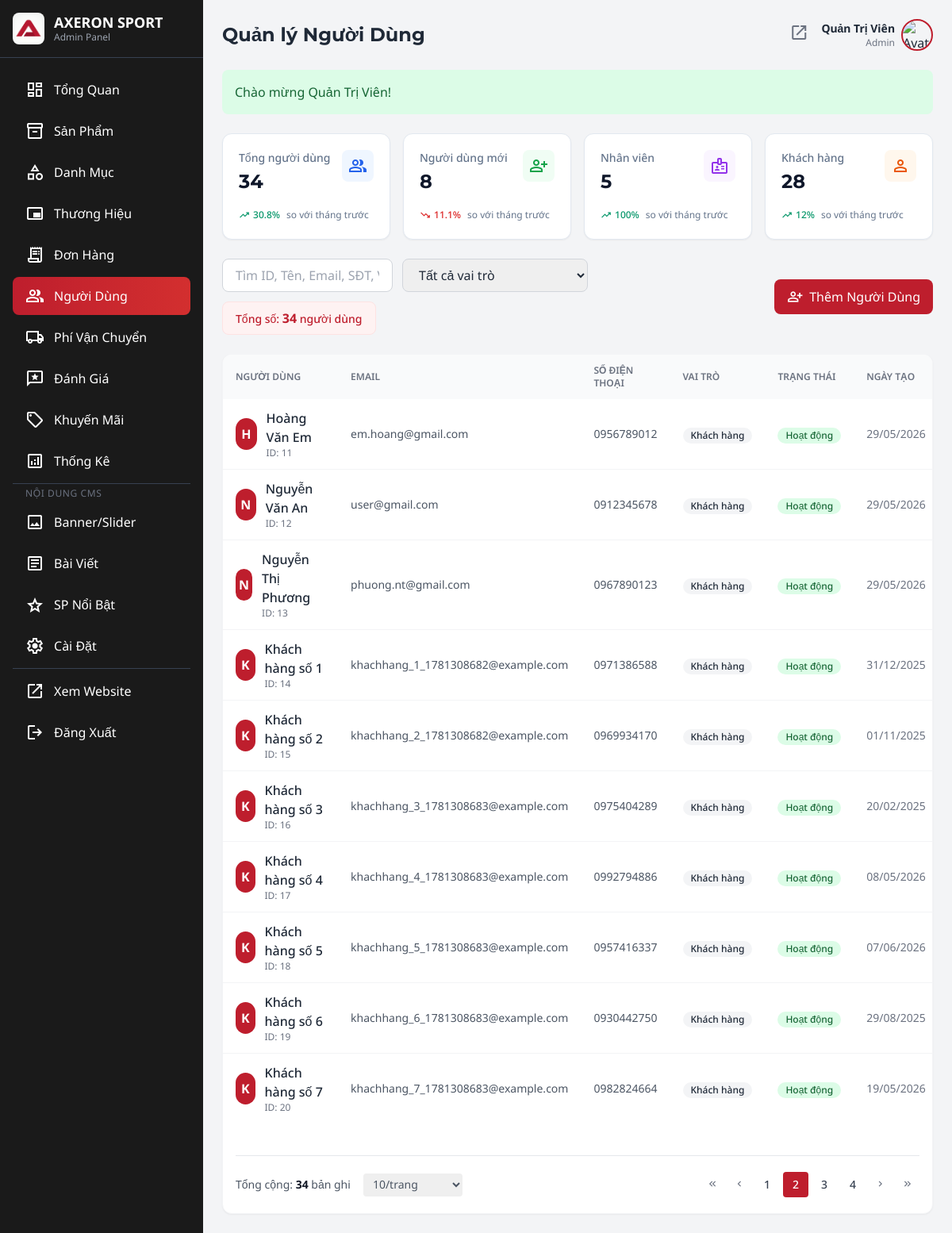
/admin/admin.php?action=users&limit=10&page=2 (signed in), run on the app's committed database.
### tables this page shows
CREATE TABLE `users` (
  `user_id` int(10) UNSIGNED NOT NULL,
  `role_id` tinyint(3) UNSIGNED NOT NULL DEFAULT 3 COMMENT '3=customer, 2=staff, 1=admin',
  `full_name` varchar(100) NOT NULL,
  `email` varchar(150) NOT NULL,
  `google_id` varchar(255) DEFAULT NULL,
  `facebook_id` varchar(255) DEFAULT NULL,
  `phone` varchar(15) DEFAULT NULL,
  `password_hash` varchar(255) DEFAULT NULL,
  `avatar_url` varchar(500) DEFAULT NULL,
  `gender` enum('male','female','other') DEFAULT NULL,
  `date_of_birth` date DEFAULT NULL,
  `is_active` tinyint(1) NOT NULL DEFAULT 1 COMMENT '1=hoat dong, 0=bi khoa',
  `is_deleted` tinyint(1) NOT NULL DEFAULT 0,
  `locked_until` datetime DEFAULT NULL COMMENT 'Khoa tam thoi sau nhieu lan dang nhap sai',
  `login_attempts` tinyint(3) UNSIGNED NOT NULL DEFAULT 0 COMMENT 'So lan dang nhap sai lien tiep',
  `remember_token` varchar(255) DEFAULT NULL COMMENT 'Token ghi nhớ đăng nhập',
  `email_verified` tinyint(1) NOT NULL DEFAULT 0,
  `created_at` datetime NOT NULL DEFAULT current_timestamp(),
  `updated_at` datetime NOT NULL DEFAULT current_timestamp() ON UPDATE current_timestamp(),
  `review_banned` tinyint(1) DEFAULT 0
);

CREATE TABLE `roles` (
  `role_id` tinyint(3) UNSIGNED NOT NULL,
  `role_name` varchar(50) NOT NULL COMMENT 'Ten vai tro: admin | staff | customer',
  `description` varchar(255) DEFAULT NULL
);

### config/database.php (called while the page is built, shortened)
<?php
class Database {
    private static $instance = null;
    private $connection;
    private function __construct() {
        try {
            $this->connection = new mysqli('p:' . DB_HOST, DB_USER, DB_PASS, DB_NAME, DB_PORT);
            $this->connection->set_charset('utf8mb4');
            $this->connection->query("SET NAMES 'utf8mb4' COLLATE 'utf8mb4_unicode_ci'");
        } catch (mysqli_sql_exception $e) {
            error_log("Database Connection Error: " . $e->getMessage());
            if (php_sapi_name() === 'cli' || !headers_sent()) {
                header('Content-Type: application/json');
                echo json_encode(['success' => false, 'message' => 'Không thể kết nối database. Vui lòng thử lại sau.']);
            }
            exit;
        }
    }
    public static function getInstance() {
        if (self::$instance === null) {
            self::$instance = new self();
        }
        return self::$instance;
    }
    public function query($sql, $params = []) {
        $stmt = $this->connection->prepare($sql);
        if (!empty($params)) {
            $types = str_repeat('s', count($params));
            $stmt->bind_param($types, ...$params);
        }
        $stmt->execute();
        return $stmt;
    }
    public function select($sql, $params = []) {
        $stmt = $this->query($sql, $params);
        $result = $stmt->get_result();
        $data = [];
        while ($row = $result->fetch_assoc()) {
            $data[] = $row;
        }
        return $data;
    }
    public function selectOne($sql, $params = []) {
        $stmt = $this->query($sql, $params);
        $result = $stmt->get_result();
        $data = $result->fetch_assoc();
        return $data;
    }
}
function db() {
    return Database::getInstance();
}

### admin/admin-users.php (the view, shortened to what this page needs)
<?php
$search = $_GET['search'] ?? '';
$limit = (int)($_GET['limit'] ?? 10);
$currentPage = (int)($_GET['page'] ?? 1);
$offset = ($currentPage - 1) * $limit;
$where = "WHERE u.is_deleted = 0";
$params = [];
$totalRecordsQuery = "
    SELECT COUNT(*) as count
    FROM users u
    $where
";
$totalRecords = $db->selectOne($totalRecordsQuery, $params)['count'] ?? 0;
$users = $db->select("
    SELECT u.*, r.role_name,
           TIMESTAMPDIFF(SECOND, NOW(), u.locked_until) as lockout_seconds
    FROM users u
    LEFT JOIN roles r ON u.role_id = r.role_id
    $where
    ORDER BY u.user_id ASC
    LIMIT $limit OFFSET $offset
", $params);
$thisMonthStart = date('Y-m-01');
$lastMonthStart = date('Y-m-01', strtotime('-1 month'));
$totalUsersCurrent = $db->selectOne("SELECT COUNT(*) as count FROM users WHERE is_deleted = 0")['count'];
$totalUsersPrev = $db->selectOne("SELECT COUNT(*) as count FROM users WHERE is_deleted = 0 AND created_at < ?", [$thisMonthStart])['count'];
$newUsersCurrent = $db->selectOne("SELECT COUNT(*) as count FROM users WHERE is_deleted = 0 AND created_at >= ?", [$thisMonthStart])['count'];
$newUsersPrev = $db->selectOne("SELECT COUNT(*) as count FROM users WHERE is_deleted = 0 AND created_at >= ? AND created_at < ?", [$lastMonthStart, $thisMonthStart])['count'];
$staffCurrent = $db->selectOne("SELECT COUNT(*) as count FROM users u JOIN roles r ON u.role_id = r.role_id WHERE u.is_deleted = 0 AND r.role_name LIKE 'staff%'")['count'];
$staffPrev = $db->selectOne("SELECT COUNT(*) as count FROM users u JOIN roles r ON u.role_id = r.role_id WHERE u.is_deleted = 0 AND r.role_name LIKE 'staff%' AND u.created_at < ?", [$thisMonthStart])['count'];
$customerCurrent = $db->selectOne("SELECT COUNT(*) as count FROM users u JOIN roles r ON u.role_id = r.role_id WHERE u.is_deleted = 0 AND r.role_name = 'customer'")['count'];
$customerPrev = $db->selectOne("SELECT COUNT(*) as count FROM users u JOIN roles r ON u.role_id = r.role_id WHERE u.is_deleted = 0 AND r.role_name = 'customer' AND u.created_at < ?", [$thisMonthStart])['count'];
function calculateUserTrend($current, $prev) {
    if ($prev == 0) return ['trend' => 'up', 'percent' => $current > 0 ? 100 : 0];
    $diff = $current - $prev;
    $percent = ($diff / $prev) * 100;
    return [
        'trend' => $diff >= 0 ? 'up' : 'down',
        'percent' => abs(round($percent, 1))
    ];
}
$userStats = [
    'total' => ['count' => $totalUsersCurrent, 'trend' => calculateUserTrend($totalUsersCurrent, $totalUsersPrev)],
    'new' => ['count' => $newUsersCurrent, 'trend' => calculateUserTrend($newUsersCurrent, $newUsersPrev)],
    'staff' => ['count' => $staffCurrent, 'trend' => calculateUserTrend($staffCurrent, $staffPrev)],
    'customer' => ['count' => $customerCurrent, 'trend' => calculateUserTrend($customerCurrent, $customerPrev)]
];
function renderStatCard($title, $value, $trendData, $icon, $colorClass, $bgColorClass) {
    $trendIcon = $trendData['trend'] === 'up' ? 'trending_up' : 'trending_down';
    $trendColor = $trendData['trend'] === 'up' ? 'text-emerald-600' : 'text-red-600';
    $percent = $trendData['percent'] . '%';
    return '
    <div class="rounded-xl border border-slate-200 bg-white p-5 shadow-sm">
        <div class="flex justify-between items-start">
            <div>
                <p class="text-sm font-medium text-slate-500">'.$title.'</p>
                <h3 class="mt-1 text-2xl font-bold text-slate-900">'.number_format($value).'</h3>
            </div>
            <div class="flex h-10 w-10 items-center justify-center rounded-lg '.$bgColorClass.' '.$colorClass.'">
                <span class="material-symbols-outlined">'.$icon.'</span>
            </div>
        </div>
        <div class="mt-4 flex items-center gap-2">
            <span class="flex items-center text-xs font-medium '.$trendColor.'">
                <span class="material-symbols-outlined !text-sm mr-1">'.$trendIcon.'</span>
                '.$percent.'
            </span>
            <span class="text-xs text-slate-500">so với tháng trước</span>
        </div>
    </div>';
}
?>
<div class="grid grid-cols-1 md:grid-cols-4 gap-4 mb-6">
    <?= renderStatCard('Tổng người dùng', $userStats['total']['count'], $userStats['total']['trend'], 'group', 'text-blue-600', 'bg-blue-50') ?>
    <?= renderStatCard('Người dùng mới', $userStats['new']['count'], $userStats['new']['trend'], 'person_add', 'text-green-600', 'bg-green-50') ?>
    <?= renderStatCard('Nhân viên', $userStats['staff']['count'], $userStats['staff']['trend'], 'badge', 'text-purple-600', 'bg-purple-50') ?>
    <?= renderStatCard('Khách hàng', $userStats['customer']['count'], $userStats['customer']['trend'], 'person', 'text-orange-600', 'bg-orange-50') ?>
</div>
<div class="mb-6 flex flex-col md:flex-row gap-4 justify-between items-start md:items-center">
    <div class="flex flex-col xl:flex-row gap-3 items-start xl:items-center">
        <form method="GET" class="flex gap-3 flex-wrap">
            <input type="text" name="search" placeholder="Tìm ID, Tên, Email, SĐT, Vai trò..." value="<?= htmlspecialchars($search) ?>"
                   class="px-4 py-2 border border-gray-300 rounded-lg focus:ring-2 focus:ring-axeron-red focus:border-transparent outline-none">
            <select name="role" class="px-4 py-2 border border-gray-300 rounded-lg" onchange="this.form.submit()">
                <option value="">Tất cả vai trò</option>
            </select>
        </form>
        <div class="px-4 py-2 bg-red-50 border border-red-100 rounded-lg text-sm font-medium text-axeron-red whitespace-nowrap">
            Tổng số: <strong class="text-base"><?= number_format($totalRecords) ?></strong> người dùng
        </div>
    </div>
    <a href="javascript:void(0)" onclick="openUserModal()"
       class="px-4 py-2 bg-axeron-red text-white rounded-lg hover:bg-red-700 transition-colors flex items-center gap-2 whitespace-nowrap">
        <span class="material-symbols-outlined text-xl">person_add</span>
        Thêm Người Dùng
    </a>
</div>
<div class="bg-white rounded-xl shadow-sm border border-gray-100 overflow-hidden">
    <div class="overflow-x-auto">
        <table class="w-full">
            <thead class="bg-gray-50">
                <tr>
                    <th class="px-4 py-3 text-left text-xs font-semibold text-gray-500 uppercase">Người dùng</th>
                    <th class="px-4 py-3 text-left text-xs font-semibold text-gray-500 uppercase">Email</th>
                    <th class="px-4 py-3 text-left text-xs font-semibold text-gray-500 uppercase">Số điện thoại</th>
                    <th class="px-4 py-3 text-left text-xs font-semibold text-gray-500 uppercase">Vai trò</th>
                    <th class="px-4 py-3 text-left text-xs font-semibold text-gray-500 uppercase">Trạng thái</th>
                    <th class="px-4 py-3 text-left text-xs font-semibold text-gray-500 uppercase">Ngày tạo</th>
                </tr>
            </thead>
            <tbody class="divide-y divide-gray-100">
                <?php foreach ($users as $user): ?>
                <tr class="hover:bg-gray-50">
                    <td class="px-4 py-3">
                        <div class="flex items-center gap-3">
                            <?php if (!empty($user['avatar_url'])): ?>
                                <?php
                                    $avatarPath = strpos($user['avatar_url'], 'http') === 0 ? htmlspecialchars($user['avatar_url']) : BASE_URL . '/' . ltrim(htmlspecialchars($user['avatar_url']), '/');
                                ?>
                                <img src="<?= $avatarPath ?>" alt="<?= htmlspecialchars($user['full_name']) ?>" class="w-10 h-10 rounded-full object-cover border border-gray-200">
                            <?php else: ?>
                                <div class="w-10 h-10 bg-axeron-red rounded-full flex items-center justify-center text-white font-bold">
                                    <?= strtoupper(substr($user['full_name'], 0, 1)) ?>
                                </div>
                            <?php endif; ?>
                            <div>
                                <p class="font-medium text-gray-800"><?= htmlspecialchars($user['full_name']) ?></p>
                                <p class="text-xs text-gray-500">ID: <?= $user['user_id'] ?></p>
                            </div>
                        </div>
                    </td>
                    <td class="px-4 py-3 text-sm text-gray-600"><?= htmlspecialchars($user['email']) ?></td>
                    <td class="px-4 py-3 text-sm text-gray-600"><?= htmlspecialchars($user['phone'] ?? 'N/A') ?></td>
                    <td class="px-4 py-3">
                        <?php
                        $roleClass = match($user['role_name']) {
                            'admin' => 'bg-red-100 text-red-800',
                            'staff', 'staff_accounts', 'staff_products', 'staff_orders', 'staff_analytics', 'staff_cms' => 'bg-blue-100 text-blue-800',
                            'customer' => 'bg-gray-100 text-gray-800',
                            default => 'bg-gray-100 text-gray-800'
                        };
                        $roleText = match($user['role_name']) {
                            'admin' => 'Admin',
                            'staff' => 'Nhân viên',
                            'customer' => 'Khách hàng',
                            'staff_accounts' => 'Nhân viên QL tài khoản',
                            'staff_products' => 'Nhân viên QL sản phẩm',
                            'staff_orders' => 'Nhân viên QL đơn hàng',
                            'staff_analytics' => 'Nhân viên QL thống kê',
                            'staff_cms' => 'Nhân viên QL trang chủ',
                            default => ucfirst($user['role_name'])
                        };
                        ?>
                        <span class="px-2.5 py-0.5 rounded-full text-xs font-medium inline-block whitespace-nowrap <?= $roleClass ?>"><?= $roleText ?></span>
                    </td>
                    <td class="px-4 py-3">
                        <?php if (!$user['is_active']): ?>
                        <span class="px-2.5 py-0.5 bg-red-100 text-red-800 rounded-full text-xs font-medium inline-block whitespace-nowrap">Bị khóa</span>
                        <?php else: ?>
                        <span class="px-2.5 py-0.5 bg-green-100 text-green-800 rounded-full text-xs font-medium inline-block whitespace-nowrap">Hoạt động</span>
                        <?php endif; ?>
                    </td>
                    <td class="px-4 py-3 text-sm text-gray-500"><?= date('d/m/Y', strtotime($user['created_at'])) ?></td>
                </tr>
                <?php endforeach; ?>
            </tbody>
        </table>
    </div>
    <div class="p-4">
        <?php include __DIR__ . '/includes/pagination.php'; ?>
    </div>
</div>

### admin/admin.php (style rules this page uses)
body { font-family: 'Noto Sans', sans-serif; }
h1, h2, h3, h4, h5, h6 { font-family: 'Montserrat', sans-serif; }
.material-symbols-outlined { font-variation-settings: 'FILL' 0, 'wght' 400, 'GRAD' 0, 'opsz' 24; }

### data on the page
users: full_name "H", full_name "Hoàng Văn Em", user_id "11", email "em.hoang@gmail.com", phone "0956789012", role.role_name "Khách hàng", is_active "Hoạt động", created_at "29/05/2026"
users: full_name "N", full_name "Nguyễn Văn An", user_id "12", email "user@gmail.com", phone "0912345678", role.role_name "Khách hàng", is_active "Hoạt động", created_at "29/05/2026"
users: full_name "N", full_name "Nguyễn Thị Phương", user_id "13", email "phuong.nt@gmail.com", phone "0967890123", role.role_name "Khách hàng", is_active "Hoạt động", created_at "29/05/2026"
users: full_name "K", full_name "Khách hàng số 1", user_id "14", email "khachhang_1_1781308682@example.com", phone "0971386588", role.role_name "Khách hàng", is_active "Hoạt động", created_at "31/12/2025"
users: full_name "K", full_name "Khách hàng số 2", user_id "15", email "khachhang_2_1781308682@example.com", phone "0969934170", role.role_name "Khách hàng", is_active "Hoạt động", created_at "01/11/2025"
users: full_name "K", full_name "Khách hàng số 3", user_id "16", email "khachhang_3_1781308683@example.com", phone "0975404289", role.role_name "Khách hàng", is_active "Hoạt động", created_at "20/02/2025"
users: full_name "K", full_name "Khách hàng số 4", user_id "17", email "khachhang_4_1781308683@example.com", phone "0992794886", role.role_name "Khách hàng", is_active "Hoạt động", created_at "08/05/2026"
users: full_name "K", full_name "Khách hàng số 5", user_id "18", email "khachhang_5_1781308683@example.com", phone "0957416337", role.role_name "Khách hàng", is_active "Hoạt động", created_at "07/06/2026"
users: full_name "K", full_name "Khách hàng số 6", user_id "19", email "khachhang_6_1781308683@example.com", phone "0930442750", role.role_name "Khách hàng", is_active "Hoạt động", created_at "29/08/2025"
users: full_name "K", full_name "Khách hàng số 7", user_id "20", email "khachhang_7_1781308683@example.com", phone "0982824664", role.role_name "Khách hàng", is_active "Hoạt động", created_at "19/05/2026"

### other printed values
$adminSettings['site_name'] "AXERON SPORT"
$displayTitle "Quản lý Người Dùng"
$currentUser['full_name'] "Quản Trị Viên"
$flash['message'] "Chào mừng Quản Trị Viên!"
$title "Tổng người dùng Người dùng mới Nhân viên Khách hàng"
$value "34 8 5 28"
$percent "30.8% 11.1% 100% 12%"
$totalRecords "34"
form field limit "10/trang"
